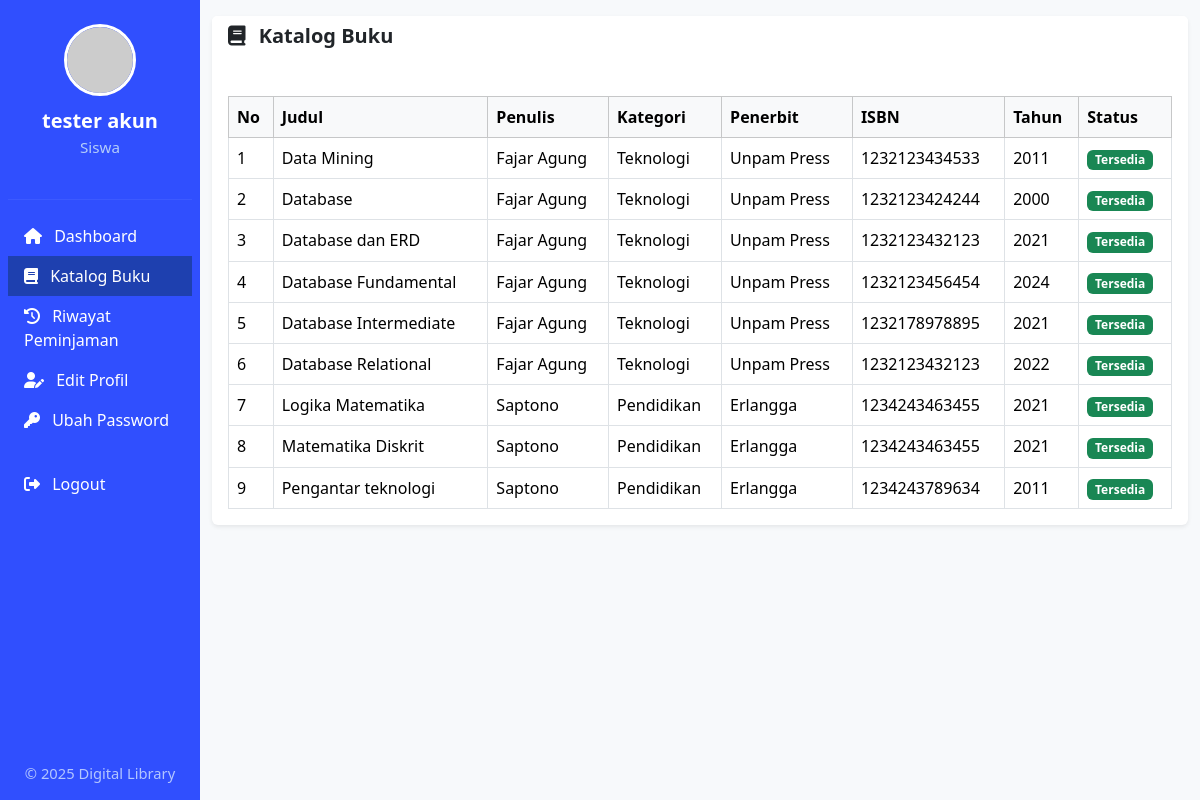
The app's page /views/user/dashboard.php?page=katalog (signed in) with its own data.
### tables this page shows
CREATE TABLE `member` (
  `member_id` int NOT NULL,
  `firstname` varchar(100) NOT NULL,
  `lastname` varchar(100) NOT NULL,
  `username` varchar(100) DEFAULT NULL,
  `email` varchar(50) NOT NULL,
  `password` varchar(255) DEFAULT NULL,
  `gender` varchar(10) NOT NULL,
  `address` varchar(100) NOT NULL,
  `contact` varchar(100) NOT NULL,
  `type` varchar(100) NOT NULL,
  `status` int NOT NULL DEFAULT '1'
);

CREATE TABLE `book` (
  `book_id` int NOT NULL,
  `book_title` varchar(100) NOT NULL,
  `category` varchar(100) NOT NULL,
  `author` varchar(50) NOT NULL,
  `book_copies` int NOT NULL,
  `publisher_name` varchar(100) NOT NULL,
  `isbn` varchar(50) NOT NULL,
  `copyright_year` int NOT NULL,
  `status` varchar(30) NOT NULL DEFAULT '1'
);

### views/user/katalog.php (the view)
<?php
$qBooks = mysqli_query($db, "SELECT * FROM book ORDER BY book_title ASC");
?>
<div class="card border-0 shadow-sm">
    <div class="card-header bg-white border-0">
        <h5 class="mb-0 fw-semibold"><i class="fas fa-book me-2"></i> Katalog Buku</h5>
    </div>
    <div class="card-body table-responsive">
        <table class="table align-middle table-hover table-bordered mb-0">
            <thead class="table-light">
            <tr>
                <th>No</th>
                <th>Judul</th>
                <th>Penulis</th>
                <th>Kategori</th>
                <th>Penerbit</th>
                <th>ISBN</th>
                <th>Tahun</th>
                <th>Status</th>
            </tr>
            </thead>
            <tbody>
            <?php $no=1; while($b = mysqli_fetch_assoc($qBooks)): ?>
                <tr>
                    <td><?= $no++ ?></td>
                    <td><?= htmlspecialchars($b['book_title']) ?></td>
                    <td><?= htmlspecialchars($b['author']) ?></td>
                    <td><?= htmlspecialchars($b['category']) ?></td>
                    <td><?= htmlspecialchars($b['publisher_name']) ?></td>
                    <td><?= htmlspecialchars($b['isbn']) ?></td>
                    <td><?= htmlspecialchars($b['copyright_year']) ?></td>
                    <td>
                        <?php if($b['status']=='1'): ?>
                            <span class="badge bg-success">Tersedia</span>
                        <?php else: ?>
                            <span class="badge bg-secondary">Tidak Tersedia</span>
                        <?php endif; ?>
                    </td>
                </tr>
            <?php endwhile; ?>
            </tbody>
        </table>
    </div>
</div>

### views/user/dashboard.php (shortened to what this page needs)
<?php
include_once "../../koneksi.php";
$member_id = $_SESSION['member_id'];
$qUser = mysqli_query($db, "SELECT * FROM member WHERE member_id='$member_id' LIMIT 1");
$user = mysqli_fetch_assoc($qUser);
$page = isset($_GET['page']) ? $_GET['page'] : 'home';
$allowed_pages = [
    'home'    => 'home.php',
    'profile' => 'profile.php',
    'katalog' => 'katalog.php',
    'riwayat' => 'riwayat.php',
    'password'=> 'password.php'
];
$page_file = isset($allowed_pages[$page]) ? $allowed_pages[$page] : 'home.php';
?>
<!DOCTYPE html>
<html lang="id">
<head>
    <link href="https://cdn.jsdelivr.net/npm/bootstrap@5.3.3/dist/css/bootstrap.min.css" rel="stylesheet">
    <link href="https://cdnjs.cloudflare.com/ajax/libs/font-awesome/6.5.2/css/all.min.css" rel="stylesheet">
</head>
<body>
<div class="container-fluid">
    <div class="row flex-nowrap">
        <div class="col-auto col-lg-3 col-xl-2 px-sm-2 px-0 sidebar d-flex flex-column justify-content-between">
            <div>
                <div class="d-flex flex-column align-items-center py-4">
                    <img src="https://ui-avatars.com/api/?name=<?= urlencode($user['firstname'].' '.$user['lastname']); ?>&background=304ffe&color=fff&rounded=true&size=72"
                         class="profile-img" alt="Profile">
                    <div class="user-name"><?= htmlspecialchars($user['firstname'] . ' ' . $user['lastname']) ?></div>
                    <div class="user-role">Siswa</div>
                </div>
                <hr style="border-top:1.5px solid #5f7cff;">
                <nav class="nav flex-column mb-3">
                    <a class="nav-link<?= ($page=='home'?' active':'') ?>" href="dashboard.php?page=home"><i class="fas fa-home me-2"></i> Dashboard</a>
                    <a class="nav-link<?= ($page=='katalog'?' active':'') ?>" href="dashboard.php?page=katalog"><i class="fas fa-book me-2"></i> Katalog Buku</a>
                    <a class="nav-link<?= ($page=='riwayat'?' active':'') ?>" href="dashboard.php?page=riwayat"><i class="fas fa-history me-2"></i> Riwayat Peminjaman</a>
                    <a class="nav-link<?= ($page=='profile'?' active':'') ?>" href="dashboard.php?page=profile"><i class="fas fa-user-edit me-2"></i> Edit Profil</a>
                    <a class="nav-link<?= ($page=='password'?' active':'') ?>" href="dashboard.php?page=password"><i class="fas fa-key me-2"></i> Ubah Password</a>
                    <a class="nav-link logout-btn mt-4" href="../../logout.php"><i class="fas fa-sign-out-alt me-2"></i> Logout</a>
                </nav>
            </div>
            <div class="d-none d-lg-block text-center pb-3" style="font-size:0.92rem; color:#b3c6ff;">
                &copy; <?= date('Y') ?> Digital Library
            </div>
        </div>
        <main class="col py-3">
            <?php include $page_file; ?>
        </main>
    </div>
</div>
</body>
</html>

### views/user/dashboard.php (style rules this page uses)
body { background: #f7f9fb; }
.sidebar { background: #304ffe; min-height: 100vh; color: #fff; }
.sidebar .nav-link, .sidebar .nav-link.active { color: #fff; font-weight: 500; }
.sidebar .nav-link:hover, .sidebar .nav-link.active { background: #1e40af; }
.profile-img { width: 72px; height: 72px; object-fit: cover; border-radius: 50%; border: 3px solid #fff; margin-bottom:10px; }
.user-name { font-size:1.25rem;font-weight:600; }
.user-role { font-size: 0.95rem; color: #b4cdfa; }
.table-responsive { margin-top: 1.5rem; }
.logout-btn { color:#fff; }
main.col { padding-bottom:40px; }

### records on screen
member: firstname+lastname "tester akun"
book: book_title "Data Mining", author "Fajar Agung", category "Teknologi", publisher_name "Unpam Press", isbn "1232123434533", copyright_year "2011", status "Tersedia"
book: book_title "Database", author "Fajar Agung", category "Teknologi", publisher_name "Unpam Press", isbn "1232123424244", copyright_year "2000", status "Tersedia"
book: book_title "Database dan ERD", author "Fajar Agung", category "Teknologi", publisher_name "Unpam Press", isbn "1232123432123", copyright_year "2021", status "Tersedia"
book: book_title "Database Fundamental", author "Fajar Agung", category "Teknologi", publisher_name "Unpam Press", isbn "1232123456454", copyright_year "2024", status "Tersedia"
book: book_title "Database Intermediate", author "Fajar Agung", category "Teknologi", publisher_name "Unpam Press", isbn "1232178978895", copyright_year "2021", status "Tersedia"
book: book_title "Database Relational", author "Fajar Agung", category "Teknologi", publisher_name "Unpam Press", isbn "1232123432123", copyright_year "2022", status "Tersedia"
book: book_title "Logika Matematika", author "Saptono", category "Pendidikan", publisher_name "Erlangga", isbn "1234243463455", copyright_year "2021", status "Tersedia"
book: book_title "Matematika Diskrit", author "Saptono", category "Pendidikan", publisher_name "Erlangga", isbn "1234243463455", copyright_year "2021", status "Tersedia"
book: book_title "Pengantar teknologi", author "Saptono", category "Pendidikan", publisher_name "Erlangga", isbn "1234243789634", copyright_year "2011", status "Tersedia"
